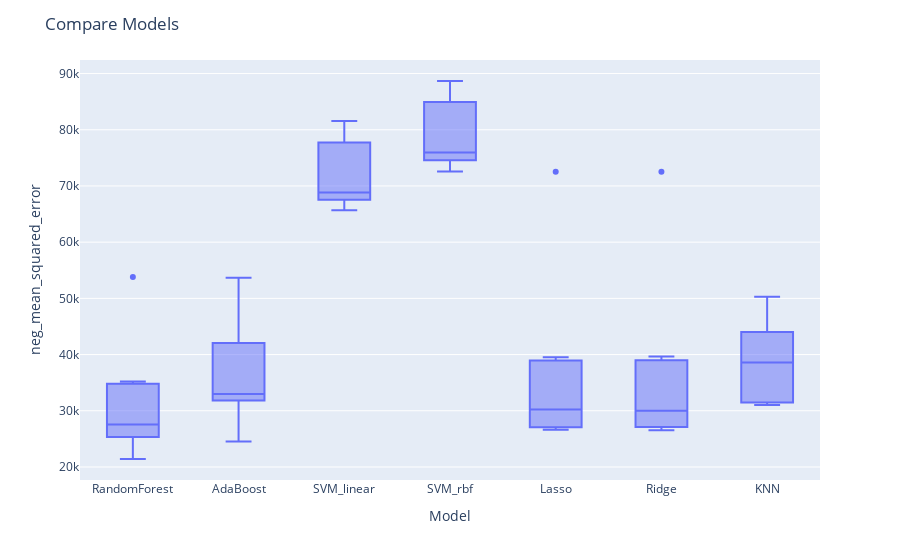

The notebook cell this image was saved under:
### Code cell
models = CompareModels(list_of_models, X_train, y_train)
models.recap()

### Figure 1 — Plotly figure (JSON) as saved in the notebook; plotly's stock layout.template omitted (floating-point values rounded to 4 significant figures)
{"data": [{"alignmentgroup": "True", "hovertemplate": "Model=%{x}<br>neg_mean_squared_error=%{y}<extra></extra>", "legendgroup": "", "marker": {"color": "#636efa"}, "name": "", "notched": false, "offsetgroup": "", "orientation": "v", "showlegend": false, "type": "box", "x": ["RandomForest", "RandomForest", "RandomForest", "RandomForest", "RandomForest", "RandomForest", "RandomForest", "AdaBoost", "AdaBoost", "AdaBoost", "AdaBoost", "AdaBoost", "AdaBoost", "AdaBoost", "SVM_linear", "SVM_linear", "SVM_linear", "SVM_linear", "SVM_linear", "SVM_linear", "SVM_linear", "SVM_rbf", "SVM_rbf", "SVM_rbf", "SVM_rbf", "SVM_rbf", "SVM_rbf", "SVM_rbf", "Lasso", "Lasso", "Lasso", "Lasso", "Lasso", "Lasso", "Lasso", "Ridge", "Ridge", "Ridge", "Ridge", "Ridge", "Ridge", "Ridge", "KNN", "KNN", "KNN", "KNN", "KNN", "KNN", "KNN"], "x0": " ", "xaxis": "x", "y": [21420.0, 35210.0, 53820.0, 33590.0, 27570.0, 25270.0, 25440.0, 24520.0, 39480.0, 53690.0, 42930.0, 31530.0, 32990.0, 32800.0, 69010.0, 80640.0, 68830.0, 81550.0, 68360.0, 65700.0, 67260.0, 75970.0, 87850.0, 76210.0, 88680.0, 75430.0, 72600.0, 74280.0, 26810.0, 39530.0, 72520.0, 37240.0, 30240.0, 26610.0, 27910.0, 26840.0, 39660.0, 72520.0, 36910.0, 30020.0, 26550.0, 27990.0, 31010.0, 44900.0, 50290.0, 41360.0, 38590.0, 31970.0, 31330.0], "y0": " ", "yaxis": "y"}], "layout": {"boxmode": "group", "legend": {"tracegroupgap": 0}, "margin": {"t": 60}, "title": {"text": "Compare Models"}, "xaxis": {"anchor": "y", "domain": [0, 1], "title": {"text": "Model"}}, "yaxis": {"anchor": "x", "domain": [0, 1], "title": {"text": "neg_mean_squared_error"}}}}
